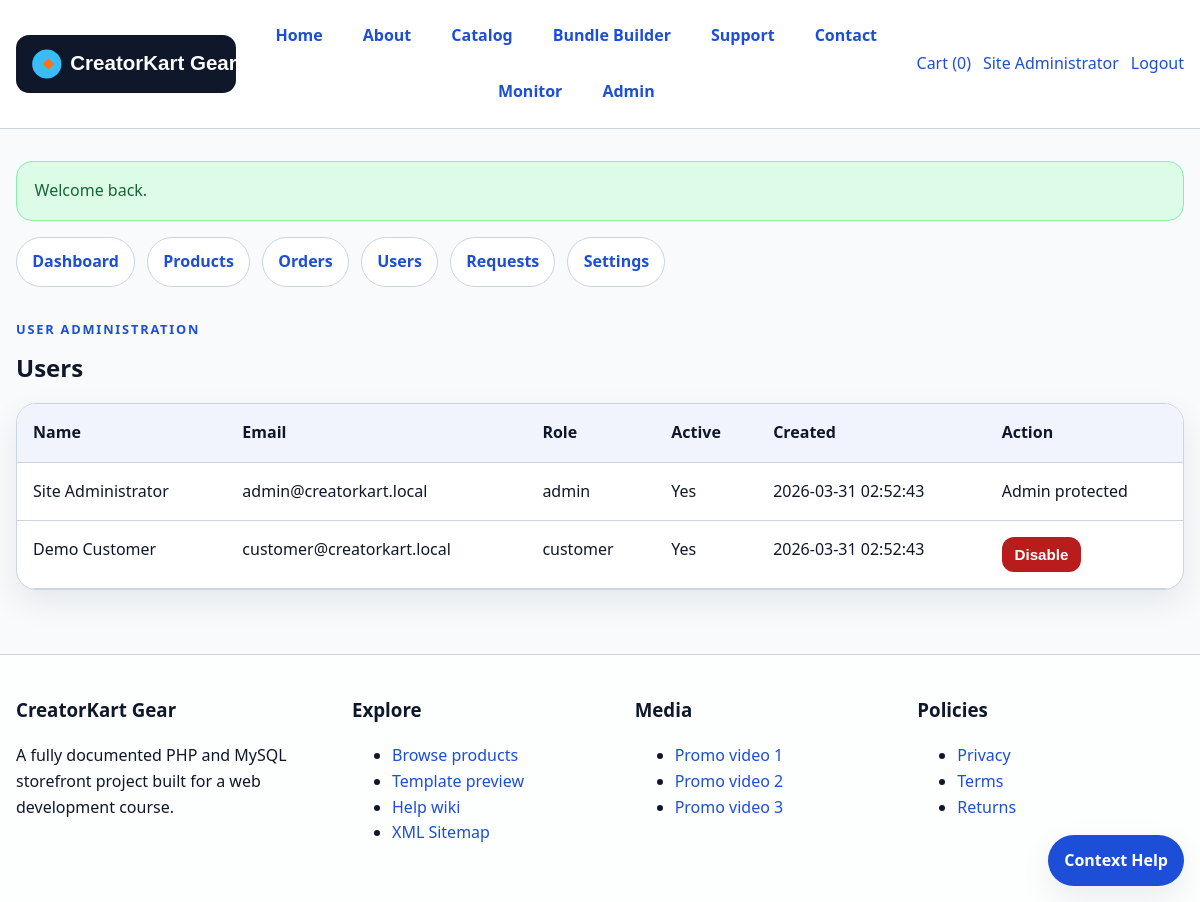
/users.php (signed in), run on the app's committed database.
### tables this page shows
CREATE TABLE users (
    id INT AUTO_INCREMENT PRIMARY KEY,
    full_name VARCHAR(120) NOT NULL,
    email VARCHAR(190) NOT NULL UNIQUE,
    password_hash VARCHAR(255) NOT NULL,
    role ENUM('customer','admin') NOT NULL DEFAULT 'customer',
    is_active TINYINT(1) NOT NULL DEFAULT 1,
    created_at DATETIME NOT NULL
);

### functions.php (called while the page is built, shortened)
<?php
function e(?string $value): string
{
    return htmlspecialchars((string) $value, ENT_QUOTES, 'UTF-8');
}
function base_url(string $path = ''): string
{
    global $config;
    if (!empty($config['base_url'])) {
        $root = rtrim($config['base_url'], '/');
    } else {
        $scheme = (!empty($_SERVER['HTTPS']) && $_SERVER['HTTPS'] !== 'off') ? 'https' : 'http';
        $host   = $_SERVER['HTTP_HOST'] ?? 'localhost';
        $script = $_SERVER['SCRIPT_NAME'] ?? '';
        $dir    = rtrim(str_replace('\\', '/', dirname($script)), '/');
        $root   = $scheme . '://' . $host . ($dir === '.' ? '' : $dir);
    }
    return $root . '/' . ltrim($path, '/');
}
function active_theme(): string
{
    global $config;
    $fallback = $config['default_theme'] ?? 'classic';
    $db = db();
    $sql = "SELECT setting_value FROM site_settings WHERE setting_key = 'active_theme' LIMIT 1";
    if ($result = $db->query($sql)) {
        $row = $result->fetch_assoc();
        if (!empty($row['setting_value'])) {
            return $row['setting_value'];
        }
    }
    return $fallback;
}
function get_flashes(): array
{
    $items = $_SESSION['flash'] ?? [];
    return $items;
}
function cart_items(): array
{
    return $_SESSION['cart'] ?? [];
}
function cart_count(): int
{
    return array_sum(array_column(cart_items(), 'quantity'));
}
function context_help_link(string $page): string
{
    $map = [
        'index'          => 'help/index.html',
        'about'          => 'help/site-tour.html',
        'catalog'        => 'help/shopping-guide.html',
        'compare'        => 'help/shopping-guide.html',
        'search'         => 'help/shopping-guide.html',
        'product'        => 'help/shopping-guide.html',
        'cart'           => 'help/shopping-guide.html',
        'checkout'       => 'help/account-and-orders.html',
        'register'       => 'help/account-and-orders.html',
        'login'          => 'help/account-and-orders.html',
        'profile'        => 'help/account-and-orders.html',
        'orders'         => 'help/account-and-orders.html',
        'quote'          => 'help/site-tour.html',
        'support'        => 'help/troubleshooting.html',
        'contact'        => 'help/site-tour.html',
        'privacy'        => 'help/site-tour.html',
        'terms'          => 'help/site-tour.html',
        'returns'        => 'help/site-tour.html',
        'monitor'        => 'help/troubleshooting.html',
        'admin'          => 'help/admin-guide.html',
        'theme-preview'  => 'help/site-tour.html',
        '404'            => 'help/troubleshooting.html',
    ];
    return base_url($map[$page] ?? 'help/index.html');
}

### auth.php (called while the page is built, shortened)
<?php
function current_user(): ?array
{
    return $_SESSION['user'];
}
function is_logged_in(): bool
{
    return current_user() !== null;
}
function is_admin(): bool
{
    return is_logged_in() && (current_user()['role'] ?? '') === 'admin';
}

### users.php (the view, shortened to what this page needs)
<?php
$db = db();
$result = $db ? $db->query("SELECT id, full_name, email, role, is_active, created_at FROM users ORDER BY created_at DESC") : false;
$users = $result ? $result->fetch_all(MYSQLI_ASSOC) : [];
$pageKey = 'admin';
include __DIR__ . '/../includes/header.php';
include __DIR__ . '/_nav.php';
?>
<section class="section-head">
    <div>
        <p class="eyebrow">User Administration</p>
        <h1>Users</h1>
    </div>
</section>
<div class="table-wrap">
    <table class="data-table">
        <thead>
            <tr>
                <th>Name</th>
                <th>Email</th>
                <th>Role</th>
                <th>Active</th>
                <th>Created</th>
                <th>Action</th>
            </tr>
        </thead>
        <tbody>
            <?php foreach ($users as $user): ?>
                <tr>
                    <td><?= e($user['full_name']) ?></td>
                    <td><?= e($user['email']) ?></td>
                    <td><?= e($user['role']) ?></td>
                    <td><?= (int) $user['is_active'] ? 'Yes' : 'No' ?></td>
                    <td><?= e($user['created_at']) ?></td>
                    <td>
                        <?php if ($user['role'] !== 'admin'): ?>
                            <form method="post" action="users.php">
                                <button class="button tiny <?= (int) $user['is_active'] ? 'danger' : '' ?>" type="submit" name="toggle_user" value="1">
                                    <?= (int) $user['is_active'] ? 'Disable' : 'Enable' ?>
                                </button>
                            </form>
                        <?php else: ?>
                            Admin protected
                        <?php endif; ?>
                    </td>
                </tr>
            <?php endforeach; ?>
        </tbody>
    </table>
</div>
<?php include __DIR__ . '/../includes/footer.php'; ?>

### header.php (shortened to what this page needs)
<?php
$pageKey = $pageKey ?? 'index';
$theme = active_theme();
$currentUser = current_user();
$rootPrefix = (strpos($_SERVER['SCRIPT_NAME'] ?? '', '/admin/') !== false) ? '../' : '';
?>
<!DOCTYPE html>
<html lang="en">
<head>
    <link rel="stylesheet" href="<?= e($rootPrefix) ?>assets/css/style.css">
</head>
<body class="theme-<?= e($theme) ?>">
<header class="site-header">
    <div class="container topbar">
        <a href="<?= e($rootPrefix) ?>index.php" class="brand">
            <img src="<?= e($rootPrefix) ?>assets/img/logo.svg" alt="CreatorKart Gear logo">
        </a>
        <nav id="main-nav" class="main-nav">
            <a href="<?= e($rootPrefix) ?>index.php">Home</a>
            <a href="<?= e($rootPrefix) ?>about.php">About</a>
            <a href="<?= e($rootPrefix) ?>catalog.php">Catalog</a>
            <a href="<?= e($rootPrefix) ?>quote.php">Bundle Builder</a>
            <a href="<?= e($rootPrefix) ?>support.php">Support</a>
            <a href="<?= e($rootPrefix) ?>contact.php">Contact</a>
            <a href="<?= e($rootPrefix) ?>monitor.php">Monitor</a>
            <?php if (is_admin()): ?>
                <a href="<?= e($rootPrefix) ?>admin/index.php">Admin</a>
            <?php endif; ?>
        </nav>
        <div class="header-actions">
            <a class="cart-link" href="<?= e($rootPrefix) ?>cart.php">Cart (<?= cart_count() ?>)</a>
            <?php if ($currentUser): ?>
                <a href="<?= e($rootPrefix) ?>profile.php"><?= e($currentUser['full_name']) ?></a>
                <a href="<?= e($rootPrefix) ?>logout.php">Logout</a>
            <?php else: ?>
                <a href="<?= e($rootPrefix) ?>login.php">Login</a>
                <a href="<?= e($rootPrefix) ?>register.php" class="button tiny">Register</a>
            <?php endif; ?>
        </div>
    </div>
</header>
<div class="help-chip">
    <a href="<?= e(context_help_link($pageKey)) ?>" target="_blank" rel="noopener">Context Help</a>
</div>
<main class="site-main">
    <div class="container">
        <?php foreach (get_flashes() as $flash): ?>
            <div class="flash flash-<?= e($flash['type']) ?>"><?= e($flash['message']) ?></div>
        <?php endforeach; ?>

### style.css (style rules this page uses)
:root { --bg: #f8fafc; --panel: #ffffff; --panel-alt: #e2e8f0; --text: #0f172a; --muted: #475569; --accent: #1d4ed8; --accent-2: #f97316; --border: #cbd5e1; --success: #15803d; --danger: #b91c1c; --warning: #b45309; --shadow: 0 12px 32px rgba(15, 23, 42, 0.08); --radius: 20px; --container: 1180px; --hero-gradient: linear-gradient(135deg, #dbeafe 0%, #f8fafc 60%, #ffedd5 100%); --font-stack: "Segoe UI", Arial, Helvetica, sans-serif; }
* { box-sizing: border-box; }
html { scroll-behavior: smooth; }
body { margin: 0; background: var(--bg); color: var(--text); font-family: var(--font-stack); line-height: 1.6; }
img, video, iframe, canvas { max-width: 100%; display: block; }
a { color: var(--accent); text-decoration: none; }
.container { width: min(var(--container), calc(100% - 2rem)); margin: 0 auto; }
.site-header { position: sticky; top: 0; z-index: 100; background: color-mix(in srgb, var(--panel) 90%, transparent); backdrop-filter: blur(10px); border-bottom: 1px solid var(--border); }
.topbar { display: grid; grid-template-columns: auto 1fr auto; gap: 1rem; align-items: center; padding: 1rem 0; }
.brand img { width: 220px; max-width: 100%; }
.main-nav { display: flex; gap: 1rem; align-items: center; flex-wrap: wrap; justify-content: center; }
.main-nav a { padding: 0.45rem 0.75rem; border-radius: 999px; font-weight: 600; }
.header-actions { display: flex; gap: 0.75rem; align-items: center; justify-content: flex-end; flex-wrap: wrap; }
.site-main { padding: 2rem 0 4rem; }
.help-chip { position: fixed; right: 1rem; bottom: 1rem; z-index: 90; }
.help-chip a { display: inline-flex; padding: 0.8rem 1rem; border-radius: 999px; color: white; background: var(--accent); box-shadow: var(--shadow); font-weight: 700; }
.flash { padding: 1rem 1.1rem; border-radius: 16px; margin-bottom: 1rem; border: 1px solid transparent; }
.flash-success { background: #dcfce7; border-color: #86efac; color: #166534; }
.eyebrow { text-transform: uppercase; letter-spacing: 0.14em; font-size: 0.8rem; font-weight: 800; color: var(--accent); margin: 0 0 0.6rem; }
.button, button { appearance: none; border: none; cursor: pointer; background: var(--accent); color: white; border-radius: 14px; padding: 0.8rem 1rem; font-weight: 700; transition: transform 0.2s ease, opacity 0.2s ease; }
.button.danger { background: var(--danger); }
.button.tiny, button.tiny { padding: 0.55rem 0.8rem; border-radius: 12px; font-size: 0.95rem; }
.section-head { display: flex; gap: 1rem; justify-content: space-between; align-items: end; margin: 2rem 0 1rem; }
.section-head h1, .section-head h2 { margin: 0; }
.table-wrap { overflow-x: auto; background: var(--panel); border: 1px solid var(--border); border-radius: var(--radius); box-shadow: var(--shadow); }
.data-table { width: 100%; border-collapse: collapse; }
.data-table th, .data-table td { padding: 1rem; border-bottom: 1px solid var(--border); text-align: left; vertical-align: top; }
.data-table th { background: color-mix(in srgb, var(--accent) 6%, white); }

### data on the page
users: full_name "Site Administrator", email "admin@creatorkart.local", role "admin", is_active "Yes", created_at "2026-03-31 02:52:43", shows "Admin protected"
users: full_name "Demo Customer", email "customer@creatorkart.local", role "customer", is_active "Yes", created_at "2026-03-31 02:52:43"

### other printed values
cart_count() "0"
$flash['message'] "Welcome back."
